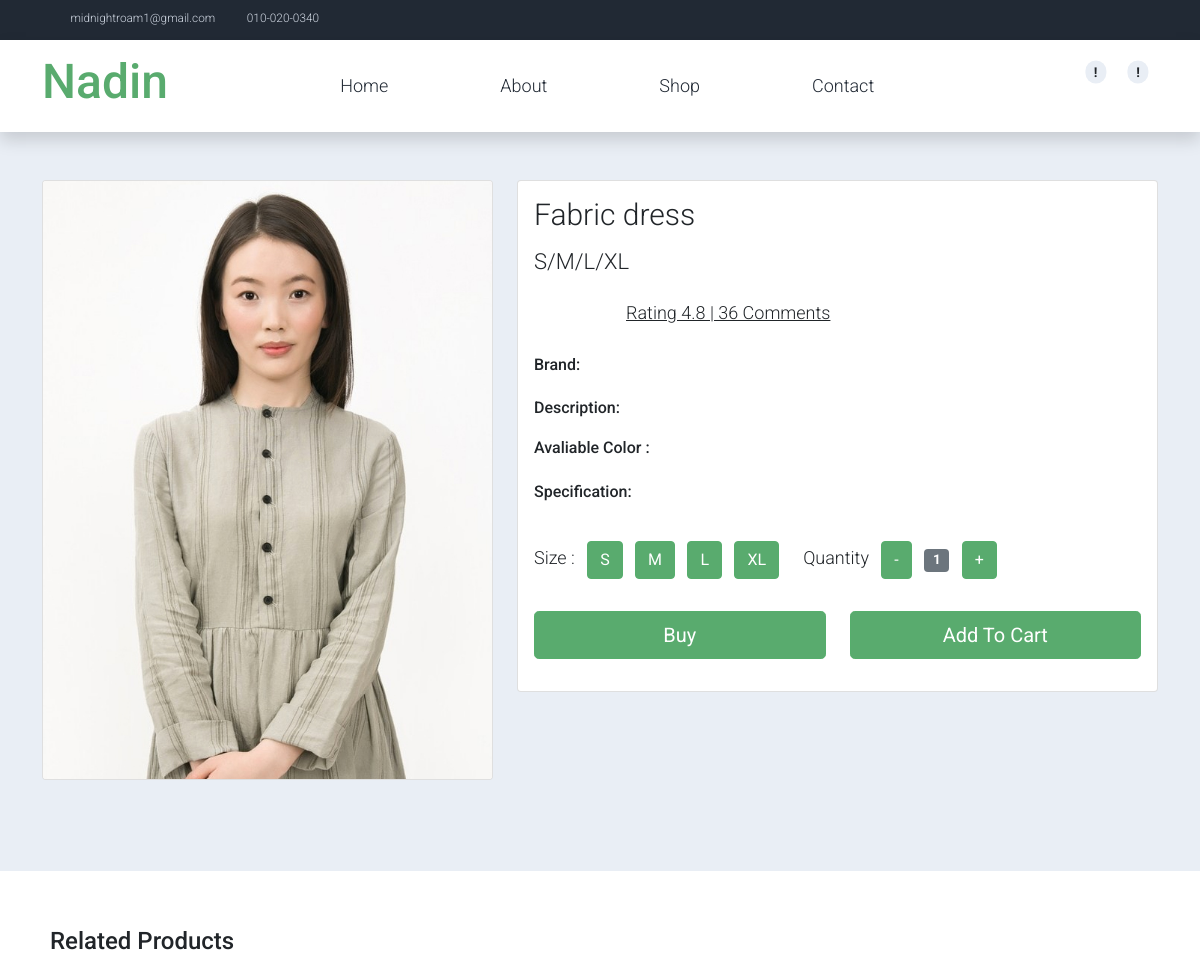
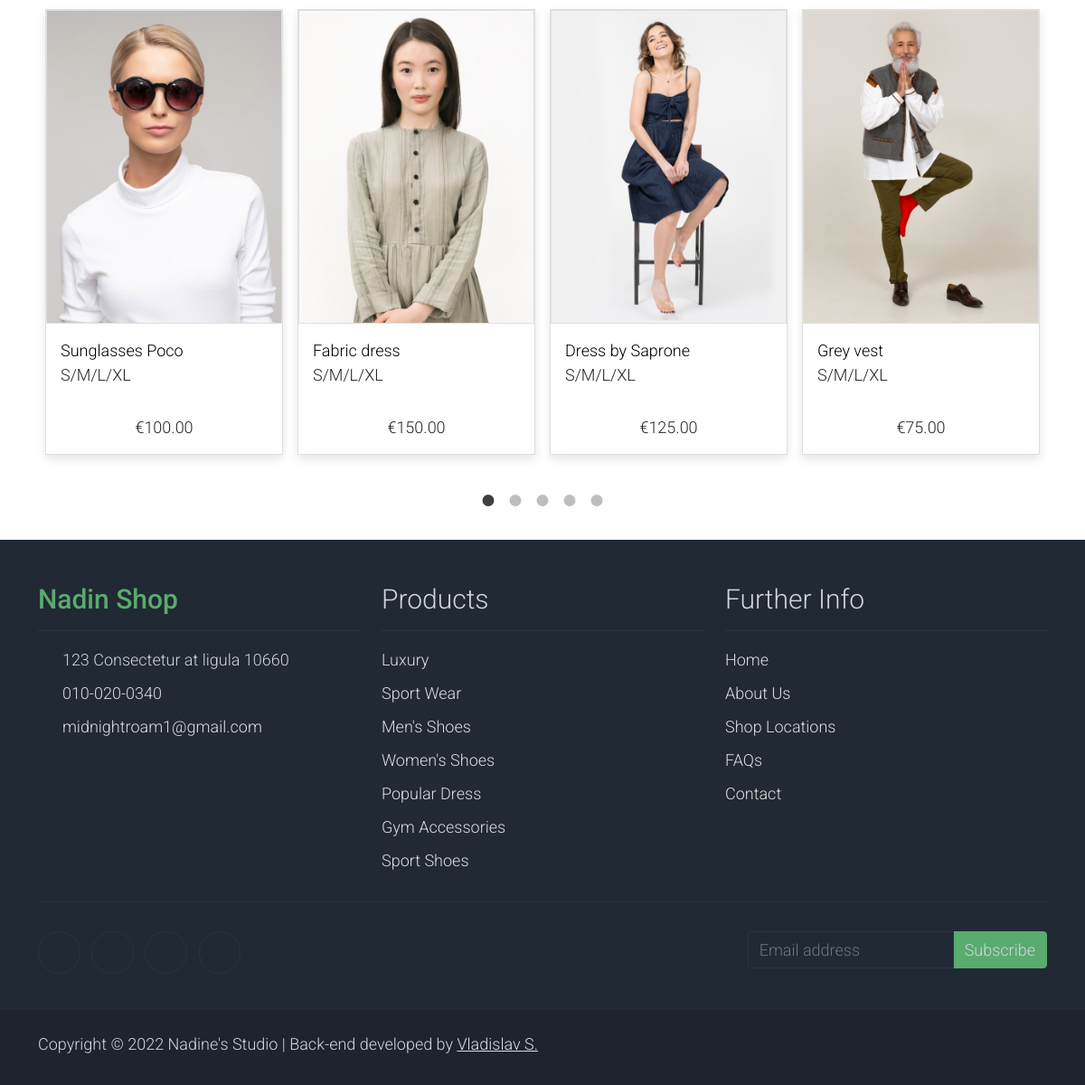
Page /shop/product/2/ on the committed database (2 pictures, top to bottom).
### shop/models.py (models this page shows, shortened)
class Product(models.Model):
    name = models.CharField(max_length=64, unique=True)
    size = models.CharField(max_length=32)
    quantity = models.PositiveIntegerField(default=0)
    image = models.ImageField(upload_to='products_images', blank=True)
    price = models.DecimalField(max_digits=8, decimal_places=2, default=0)
    category = TreeForeignKey(ProductCategory, on_delete=models.CASCADE, blank=True, null=True)
    description = models.TextField(blank=True)
    color = models.CharField(blank=True, max_length=32)
    brand = models.CharField(blank=True, max_length=64)
    specification = models.CharField(blank=True, max_length=128)
    published = models.BooleanField(default=False)

### shop/views.py (the view)
# urls.py: path('product/<int:pk>/', ProductView.as_view(), name='shop-single'),
class ProductView(DetailView):
    model = Product
    template_name = 'shop/shop-single.html'
    context_object_name = 'product'
    def get_context_data(self, *, object_list=None, **kwargs):
        context = super().get_context_data(**kwargs)
        context['title'] = 'Nadin Shop - Product Detail Page'
        context['categories'] = ProductCategory.objects.all()
        context['products'] = Product.objects.all()
        return context

### shop/templates/shop/shop-single.html (shortened to what this page needs)
{% extends 'shop/base.html' %}
{% load static %}
{% block css %}
    <link rel="stylesheet" type="text/css" href="{% static '/assets/css/slick.min.css' %}">
    <link rel="stylesheet" type="text/css" href="{% static '/assets/css/slick-theme.css' %}">
{% endblock %}
{% block content %}
    <section class="bg-light">
        <div class="container pb-5">
            <div class="row">
                <div class="col-lg-5 mt-5">
                    <div class="card mb-3">
                        <img class="card-img img-fluid" src="/media/{{ product.image }}" alt="Card image cap" id="product-detail">
                    </div>
                    <div class="row">
                        <div class="col-1 align-self-center">
                            <a href="#multi-item-example" role="button" data-bs-slide="prev">
                                <i class="text-dark fas fa-chevron-left"></i>
                            </a>
                        </div>
                        <div id="multi-item-example" class="col-10 carousel slide carousel-multi-item" data-bs-ride="carousel">
                        </div>
                        <div class="col-1 align-self-center">
                            <a href="#multi-item-example" role="button" data-bs-slide="next">
                                <i class="text-dark fas fa-chevron-right"></i>
                            </a>
                        </div>
                    </div>
                </div>
                <div class="col-lg-7 mt-5">
                    <div class="card">
                        <div class="card-body">
                            <h1 class="h2">{{ product.name }}</h1>
                            <p class="h3 py-2">{{ product.size }}</p>
                            <p class="py-2">
                                <i class="fa fa-star text-warning"></i>
                                <i class="fa fa-star text-warning"></i>
                                <i class="fa fa-star text-warning"></i>
                                <i class="fa fa-star text-warning"></i>
                                <i class="fa fa-star text-secondary"></i>
                                <a href="{% url 'reviews' %}" class="list-inline-item text-dark">Rating 4.8 | 36 Comments</a>
                            </p>
                            <ul class="list-inline">
                                <li class="list-inline-item">
                                    <h6>Brand:</h6>
                                </li>
                            </ul>
                            <h6>Description:</h6>
                            <ul class="list-inline">
                                <li class="list-inline-item">
                                    <h6>Avaliable Color :</h6>
                                </li>
                            </ul>
                            <h6>Specification:</h6>
                            <ul class="list-unstyled pb-3">
                            </ul>
                            <form action="" method="GET">
                                <div class="row">
                                    <div class="col-auto">
                                        <ul class="list-inline pb-3">
                                            <li class="list-inline-item">Size :
                                            </li>
                                            <li class="list-inline-item"><span class="btn btn-success btn-size">S</span></li>
                                            <li class="list-inline-item"><span class="btn btn-success btn-size">M</span></li>
                                            <li class="list-inline-item"><span class="btn btn-success btn-size">L</span></li>
                                            <li class="list-inline-item"><span class="btn btn-success btn-size">XL</span></li>
                                        </ul>
                                    </div>
                                    <div class="col-auto">
                                        <ul class="list-inline pb-3">
                                            <li class="list-inline-item text-right">
                                                Quantity
                                            </li>
                                            <li class="list-inline-item"><span class="btn btn-success" id="btn-minus">-</span></li>
                                            <li class="list-inline-item"><span class="badge bg-secondary" id="var-value">1</span></li>
                                            <li class="list-inline-item"><span class="btn btn-success" id="btn-plus">+</span></li>
                                        </ul>
                                    </div>
                                </div>
                                <div class="row pb-3">
                                    <div class="col d-grid">
                                        <button type="submit" class="btn btn-success btn-lg" name="submit" value="buy">Buy</button>
                                    </div>
                                    <div class="col d-grid">
                                        <button type="submit" class="btn btn-success btn-lg" name="submit" value="addtocard">Add To Cart</button>
                                    </div>
                                </div>
                            </form>
                        </div>
                    </div>
                </div>
            </div>
        </div>
    </section>
    <section class="py-5">
        <div class="container">
            <div class="row text-left p-2 pb-3">
                <h4>Related Products</h4>
            </div>
            <div id="carousel-related-product">
                {% for product in products %}
                <div class="p-2 pb-3">
                    <div class="product-wap card rounded-0">
                        <div class="card rounded-0">
                            {% if product.image %}
                                <img class="card-img rounded-0 img-fluid" src="/media/{{ product.image }}">
                            {% endif %}
                        </div>
                        <div class="card-body">
                            <a href="{% url 'shop-single' product.pk %}" class="h3 text-decoration-none">{{ product.name }}</a>
                            <ul class="w-100 list-unstyled d-flex justify-content-between mb-0">
                                <li>{{ product.size }}</li>
                            </ul>
                            <ul class="list-unstyled d-flex justify-content-center mb-1">
                                <li>
                                    <i class="text-warning fa fa-star"></i>
                                    <i class="text-warning fa fa-star"></i>
                                    <i class="text-warning fa fa-star"></i>
                                    <i class="text-warning fa fa-star"></i>
                                    <i class="text-muted fa fa-star"></i>
                                </li>
                            </ul>
                            <p class="text-center mb-0">€{{ product.price }}</p>
                        </div>
                    </div>
                </div>
                {% endfor %}
            </div>
        </div>
    </section>
{% endblock %}

### static/assets/css/templatemo.css (style rules this page uses)
body, ul, li, p, a, label, input, div { font-family: 'Roboto', sans-serif; font-size: 18px !important; font-weight: 300 !important; }
.h2 { font-family: 'Roboto', sans-serif; font-size: 30px !important; font-weight: 300; }
.h3 { font-family: 'Roboto', sans-serif; font-size: 22px !important; }
.text-warning { color: #ede861 !important; }
.text-muted { color: #bcbcbc !important; }
.bg-light { background-color: #e9eef5 !important; }
.btn-success { background-color: #59ab6e !important; border-color: #56ae6c !important; }
.product-wap { box-shadow: 0px 5px 10px 0px rgba(0, 0, 0, 0.10); }
.card.product-wap a { color: #000; }

### rows in the picture
Product: image (picture), name "Fabric dress", size "S/M/L/XL", price "150.00"
Product: image (picture), name "Sunglasses Poco", size "S/M/L/XL", price "100.00"
Product: image (picture), name "Dress by Saprone", size "S/M/L/XL", price "125.00"
Product: image (picture), name "Grey vest", size "S/M/L/XL", price "75.00"
